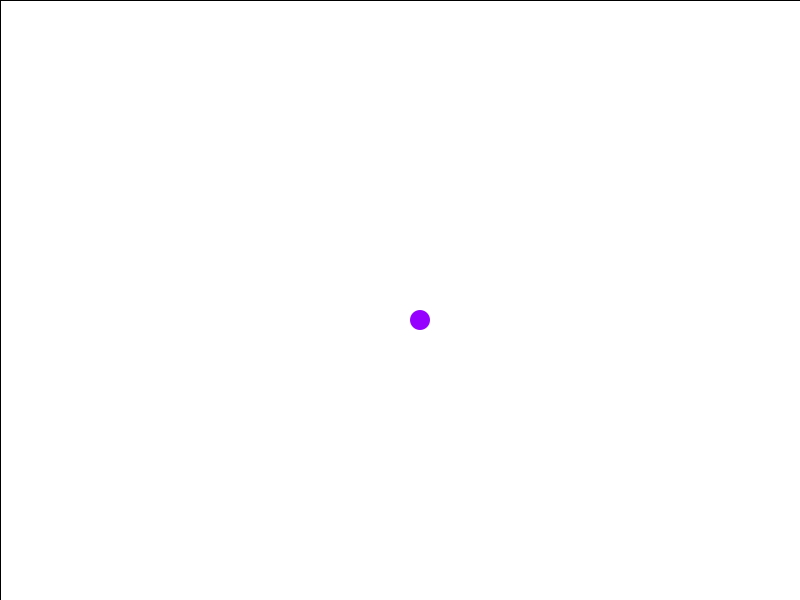
Frame 1 (no input)
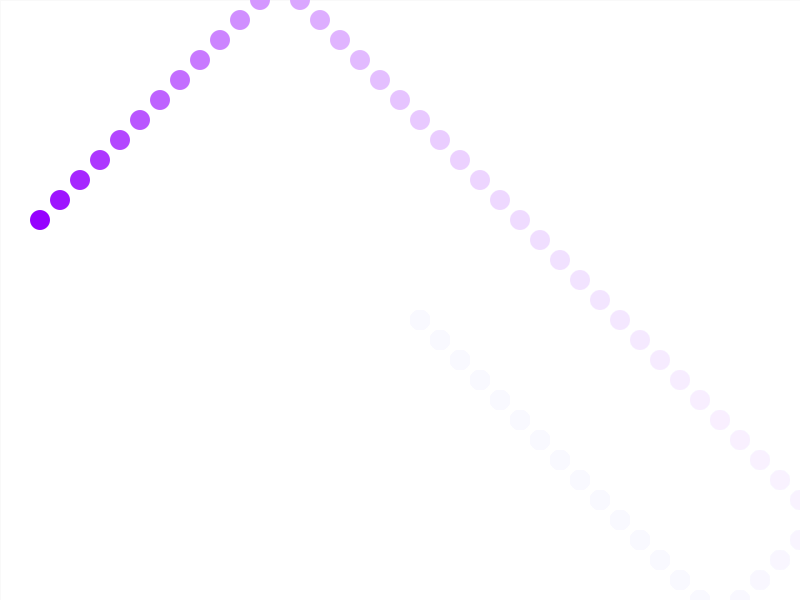
Frame 60 (the mouse pressed at the canvas centre just before this capture)
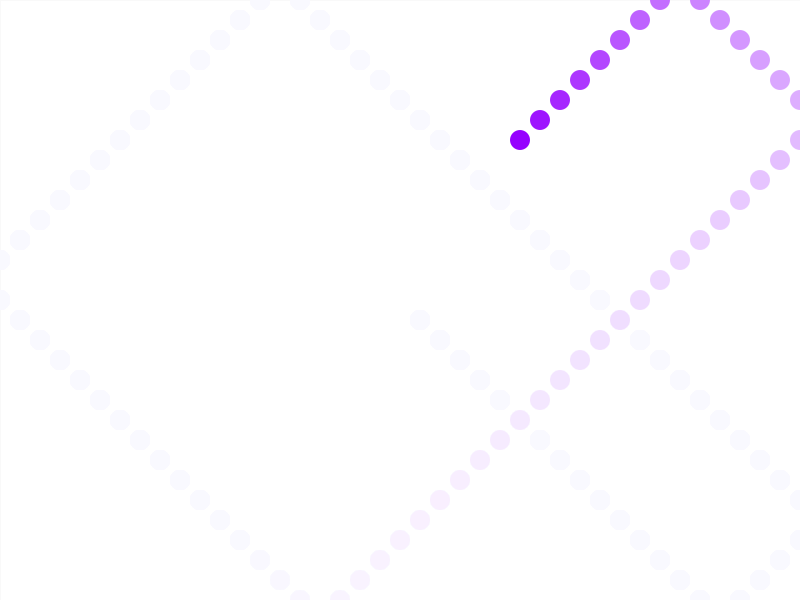
Frame 120 (the mouse held since frame 60 and released just before this capture)

The Processing sketch that drew these frames (run headless with seeded random() and noise(); from frame 60 on, the mouse is pressed at the canvas centre):

// Processing sketch: processing_94746
// ── processing_94746.pde

float r=20;
float xp;
float yp;
float xs=20;
float ys=20;

void setup(){
  size(800,600);
  background(255);
  xp=width/2;
  yp=height/2;
}
void draw(){
  fill(255,20);
  rect(0,0,width,height);
  xp+=xs;
  yp+=ys;
  noStroke();
  fill(150,0,255);
  ellipse(xp,yp,r,r);
//  ellipse(xp,yp+random(50),r,r);
//  ellipse(xp+random(50),yp+random(50),r,r);
//  ellipse(xp+random(80),yp+random(80),r,r);
  if(xp>width || xp<0){
   xs*=-1 ;
  }
  if(yp>height || yp<0){
     ys*=-1;
  }
}
